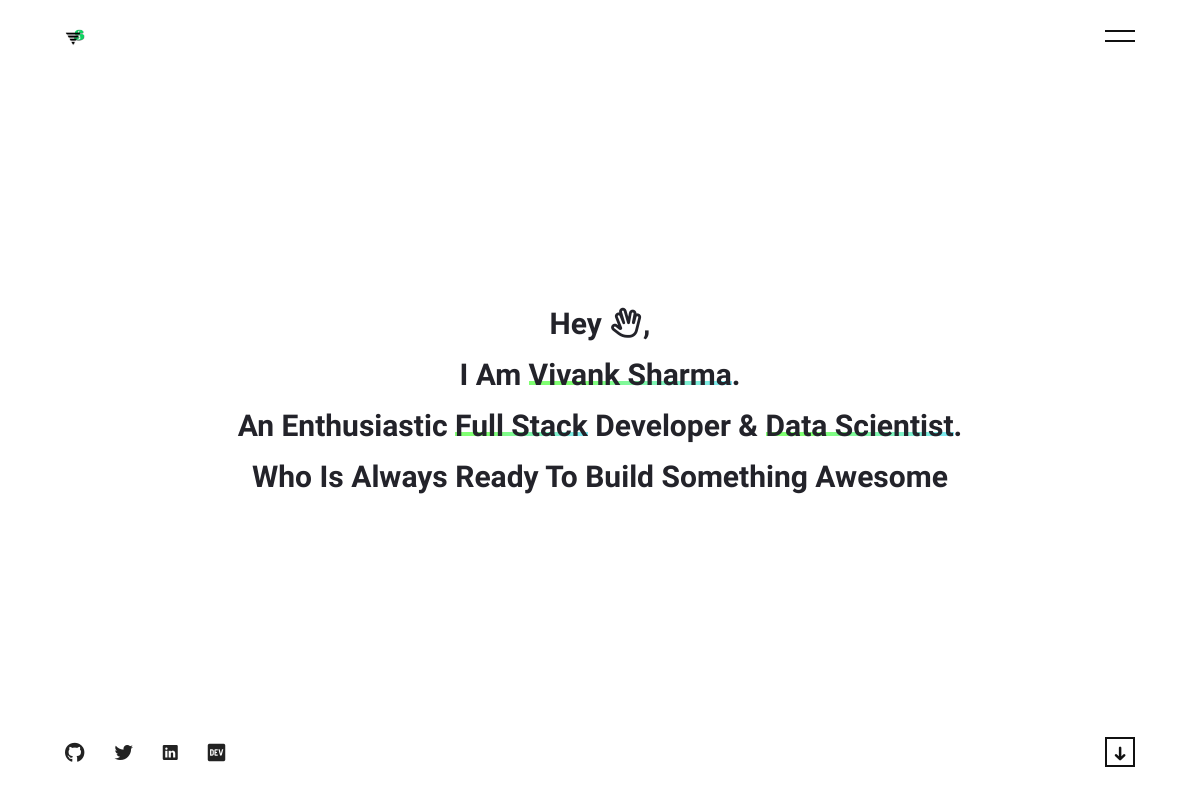
/ (upper part), run on an earlier commit of the app's database.
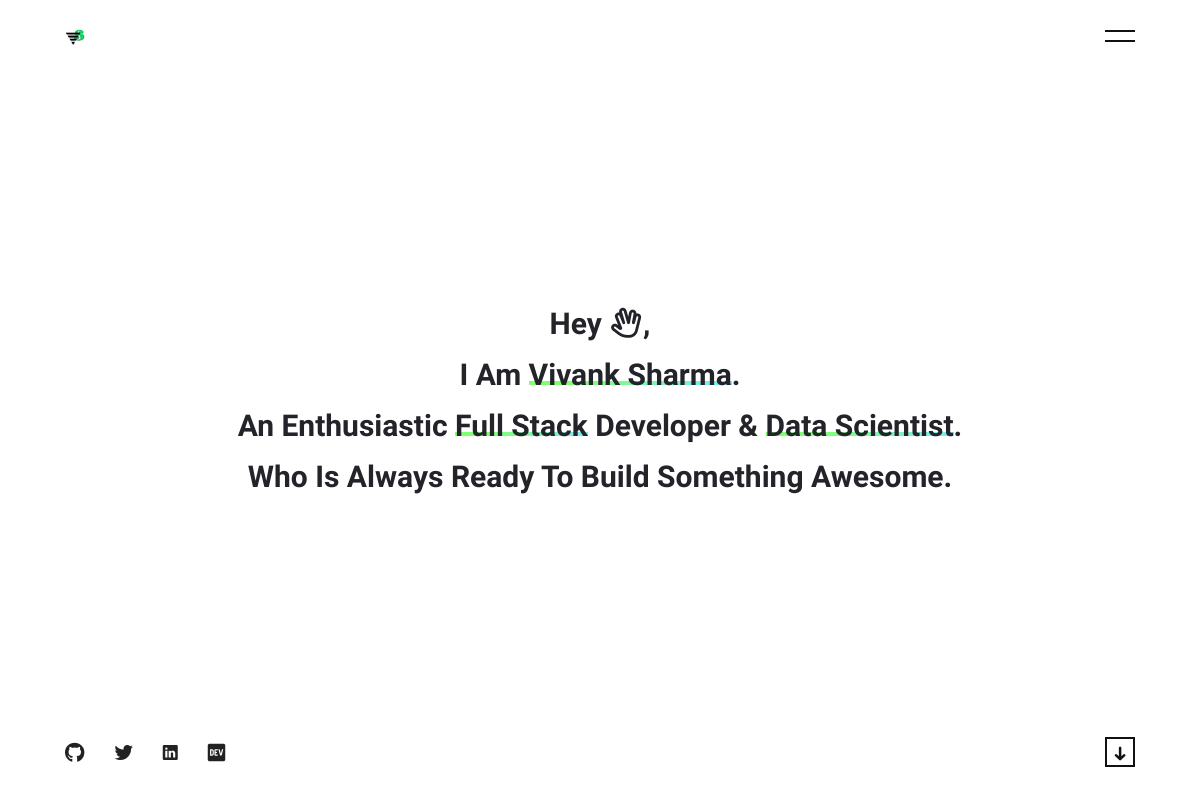
And on a later commit of the database.
### home/models.py (models this page shows)
class About(models.Model):
	title = models.CharField(max_length=1000)
	subtitle = models.CharField(max_length=1000)
	about = models.TextField()
	mail = models.EmailField()
	contact = models.CharField(max_length=100)
	address = models.TextField()
	github = models.CharField(max_length=1000)
	twitter = models.CharField(max_length=1000)
	linkedin = models.CharField(max_length=1000)
	dev_to = models.CharField(max_length=1000)

### home/views.py (the view)
# urls.py: path('', views.index, name='index'),
def index(request):
    context = {}
    about = list(About.objects.all())
    exp = list(Experience.objects.all())
    exp.reverse()
    context['title'] = about[0].title
    context['subtitle'] = about[0].subtitle
    context['about'] = about[0].about
    context['mail'] = about[0].mail
    context['contact'] = about[0].contact
    context['address'] = about[0].address
    context['github'] = about[0].github
    context['twitter'] = about[0].twitter
    context['linkedin'] = about[0].linkedin
    context['dev_to'] = about[0].dev_to
    context['exp'] = exp
    return render(request,'index.html',context)

### templates/index.html (shortened to what this page needs)
{% load static %}
<!DOCTYPE html>
<html lang="en">
<head>
    <link href="{% static "css/main.css" %}" rel="stylesheet" type="text/css">
    <link href="{% static "css/responsive.css" %}" rel="stylesheet" type="text/css">
</head>
<body id="top">
    <div class="main-wrapper">
        <header>
            <div class="container">
                <div class="row">
                    <div class="col-6">
                        <div class="logo">
                            <a>
                                <img class="logo-dark" src="{% static "img/logo-dark.png" %}" alt="nimu">
                            </a>
                        </div>
                    </div>
                    <div class="col-6">
                        <div class="menu-btn">
                            <div class="menu-icon" data-text="menu">
                                <div class="menu-line menu-line-1"></div>
                                <div class="menu-line menu-line-2"></div>
                            </div>
                        </div>
                    </div>
                </div>
            </div>
        </header>
        <div class="landing-wrapper">
            <div class="lineAnim-bg no-line">
            </div>
            <div class="container">
                <div class="row align-items-center justify-content-center">
                    <div class="col-md-10">
                        <div class="landing-content">
                            <h2 class="intro-text">Hey <i class="far fa-hand-spock"></i>,</h2>
                            {{subtitle|safe}}
                        </div>
                    </div>
                </div>
            </div>
            <div class="landing-bottom">
                <div class="container">
                    <div class="row">
                        <div class="col">
                            <ul class="social-links">
                                <li><a href="https://github.com/{{github}}" target="_blank"><span class="fab fa-github"></span></a></li>
                                <li><a href="https://twitter.com/{{twitter}}" target="_blank"><span class="ion-social-twitter"></span></a></li>
                                <li><a href="https://www.linkedin.com/in/{{linkedin}}" target="_blank"><span class="ion-social-linkedin"></span></a></li>
                                <li><a href="https://dev.to/{{dev_to}}" target="_blank"><i class="fab fa-dev"></i></a></li>
                            </ul>
                            <a href="#services" class="smooth-scroll scroll-down">
                                <span class="ion-arrow-down-c"></span>
                            </a>
                        </div>
                    </div>
                </div>
            </div>
        </div>
    </div>
</body>
</html>

What changed in the data, as far as the page shows it:
changed About: subtitle "I Am Vivank Sharma . An Enthusiastic Full Stack Developer & Data Scientist . Who Is Always Ready To Build Something Awesome" → "I Am Vivank Sharma . An Enthusiastic Full Stack Developer & Data Scientist . Who Is Always Ready To Build Something Awesome."
